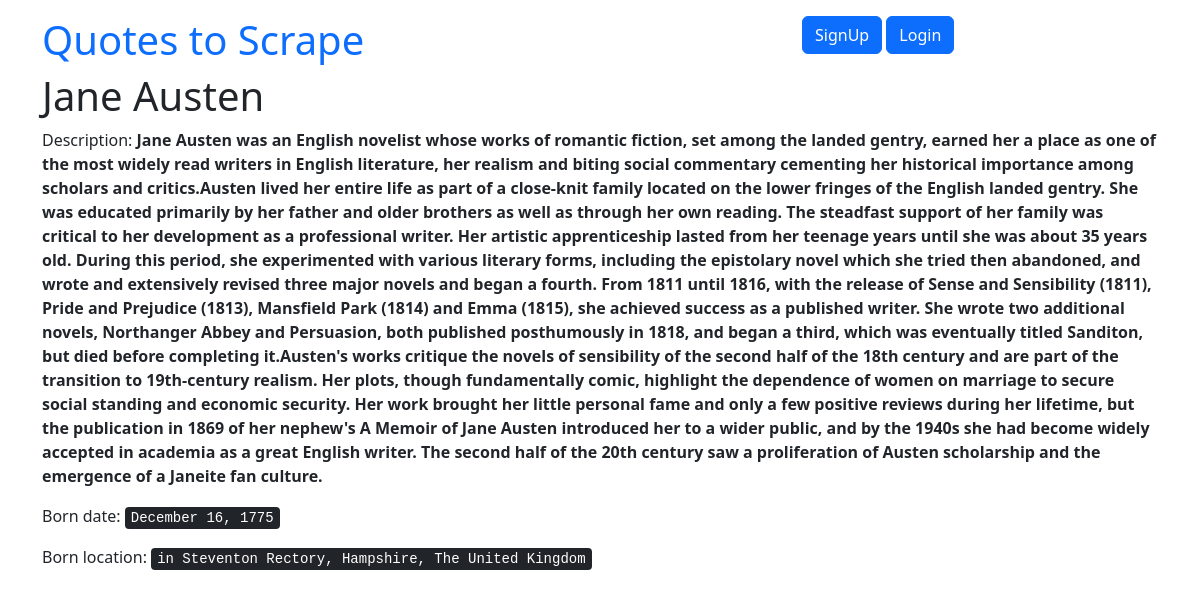
/author_detail/8, run on the app's committed database.
### quotes/models.py (models this page shows, shortened)
class Author(models.Model):
    fullname = models.CharField(max_length=50)
    born_date = models.CharField(max_length=50)
    born_location =  models.CharField(max_length=150)
    description = models.TextField()
    created_at = models.DateTimeField(auto_now_add=True)
    user = models.ForeignKey(User, on_delete=models.CASCADE, default=1, null = True)

### quotes/views.py (the view)
# urls.py: path('author_detail/<int:author_id>', views.author_detail, name='author_detail'),
def author_detail(request, author_id):
    author = get_object_or_404(Author, pk=author_id)
    return render(request, 'quotes/author_detail.html', {"author": author})

### quotes/templates/quotes/author_detail.html
{% extends "quotes/base.html" %}
{% block content %}
<h1>{{author.fullname}}</h1>
<p>Description: <b>{{author.description}}</b></p>
<p>Born date: <kbd>{{author.born_date}}</kbd></p>
<p>Born location: <kbd>{{author.born_location}}</kbd></p>
{% endblock %}

### data on the page
Author: fullname "Jane Austen", description "Jane Austen was an English novelist whose works of romantic fiction, set among the landed gentry, earned her a place as one of the most widely read writers in English literature, her realism and biting social commentary cementing her historical importance among scholars and critics.Austen lived her entire life as part of a close-knit family located on the lower fringes of the English landed gentry. She was educated primarily by her father and older brothers as well as through her own reading. The steadfast support of her family was critical to her development as a professional writer. Her artistic apprenticeship lasted from her teenage years until she was about 35 years old. During this…", born_date "December 16, 1775", born_location "in Steventon Rectory, Hampshire, The United Kingdom"
